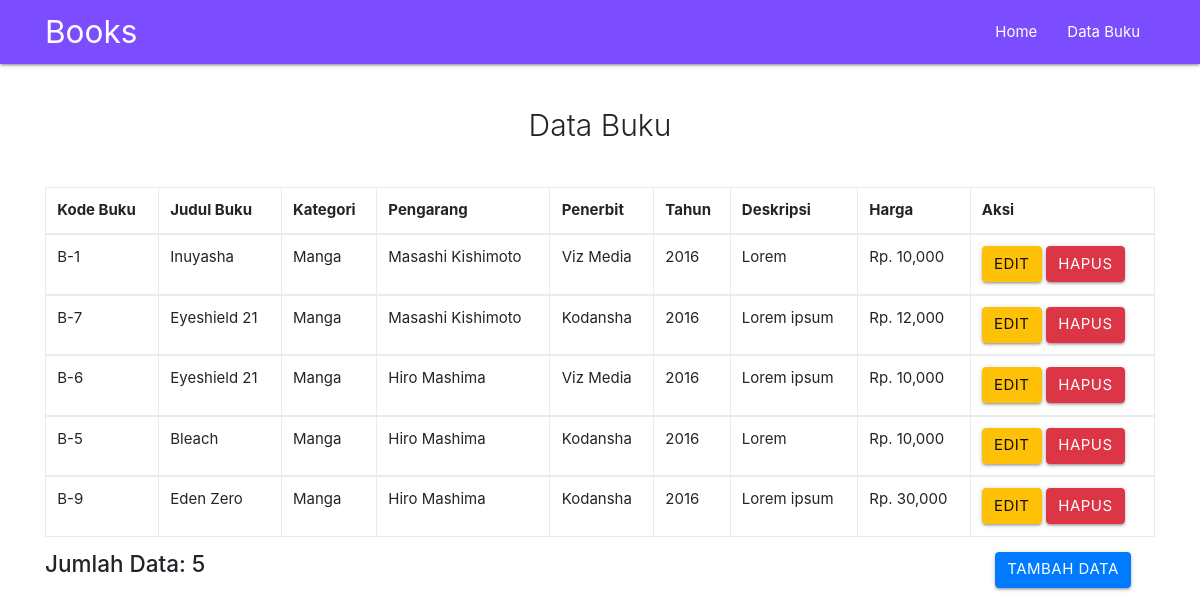
Page /master/content/index.php on the committed database.
### tables this page shows
CREATE TABLE IF NOT EXISTS `penerbit` (
  `kode_penerbit` int(10) NOT NULL AUTO_INCREMENT,
  `nama_penerbit` varchar(30) NOT NULL,
  `kota_penerbit` varchar(10) NOT NULL,
  PRIMARY KEY (`kode_penerbit`)
);

CREATE TABLE IF NOT EXISTS `master_buku` (
  `kode_buku` int(10) NOT NULL AUTO_INCREMENT,
  `judul_buku` varchar(30) NOT NULL,
  `kategori` int(10) NOT NULL,
  `pengarang` int(10) NOT NULL,
  `penerbit` int(10) NOT NULL,
  `tahun` varchar(4) NOT NULL,
  `deskripsi` text NOT NULL,
  `harga` int(11) NOT NULL,
  PRIMARY KEY (`kode_buku`),
  KEY `kategori` (`kategori`,`pengarang`,`penerbit`)
);

CREATE TABLE IF NOT EXISTS `kategori` (
  `kode_kategori` int(10) NOT NULL AUTO_INCREMENT,
  `nama_kategori` varchar(20) NOT NULL,
  PRIMARY KEY (`kode_kategori`)
);

CREATE TABLE IF NOT EXISTS `pengarang` (
  `kode_pengarang` int(10) NOT NULL AUTO_INCREMENT,
  `nama_pengarang` varchar(30) NOT NULL,
  PRIMARY KEY (`kode_pengarang`)
);

### functions.php (called while the page is built, shortened)
<?php
require 'koneksi.php';
function query($query)
{
  global $conn;
  $result = mysqli_query($conn, $query);
  $rows = [];
  while ($row = mysqli_fetch_assoc($result)) {
    $rows[] = $row;
  }
  return $rows;
}

### master/content/index.php (the view, shortened to what this page needs)
<?php
include "../layout/header.php";
require '../../functions.php';
$buku = query("SELECT master_buku.kode_buku as kode_buku, master_buku.judul_buku as judul_buku, master_buku.kategori as kategori, master_buku.pengarang as pengarang, master_buku.penerbit as penerbit, master_buku.tahun as tahun, master_buku.deskripsi as deskripsi, master_buku.harga as harga, kategori.nama_kategori as nama_kategori, pengarang.nama_pengarang as nama_pengarang, penerbit.nama_penerbit as nama_penerbit
FROM penerbit INNER JOIN(pengarang INNER JOIN(kategori INNER JOIN master_buku
ON kategori.kode_kategori = master_buku.kategori)
ON pengarang.kode_pengarang = master_buku.pengarang)
ON penerbit.kode_penerbit = master_buku.penerbit");
$total = count(query("SELECT * FROM master_buku"));
?>
<div class="container my-5">
  <h2 class="light mb-5 center">Data Buku</h2>
  <table class="table table-bordered">
    <thead>
      <tr>
        <th>Kode Buku</th>
        <th>Judul Buku</th>
        <th>Kategori</th>
        <th>Pengarang</th>
        <th>Penerbit</th>
        <th>Tahun</th>
        <th>Deskripsi</th>
        <th>Harga</th>
        <th>Aksi</th>
      </tr>
    </thead>
    <?php if ($total > 0) : ?>
      <?php foreach ($buku as $row) : ?>
        <tbody>
          <tr>
            <td>B-<?= $row['kode_buku']; ?></td>
            <td><?= $row['judul_buku']; ?></td>
            <td><?= $row['nama_kategori']; ?></td>
            <td><?= $row['nama_pengarang']; ?></td>
            <td><?= $row['nama_penerbit']; ?></td>
            <td><?= $row['tahun']; ?></td>
            <td><?= $row['deskripsi']; ?></td>
            <td>Rp. <?= number_format($row['harga']); ?></td>
            <td>
              <a href="edit.php?kode_buku=<?= $row['kode_buku']; ?>" class="btn btn-warning">Edit</a>
              <a href="hapus.php?id=<?= $row['kode_buku']; ?>" class="btn btn-danger">Hapus</a>
            </td>
          </tr>
        </tbody>
      <?php endforeach; ?>
    <?php endif; ?>
  </table>
  <div class="row">
    <div class="col-10">
      <h4>Jumlah Data: <?= $total; ?></h4>
    </div>
    <div class="col-2">
      <a class="btn btn-primary" href="add.php" role="button">Tambah Data</a>
    </div>
  </div>
</div>
<?php
include "../layout/footer.php";
?>

### master/layout/header.php (shortened to what this page needs)
<!doctype html>
<html lang="en">
<head>
  <link rel="stylesheet" href="https://cdnjs.cloudflare.com/ajax/libs/materialize/1.0.0/css/materialize.min.css">
  <link rel="stylesheet" href="../../Assets/css/bootstrap.min.css">
</head>
<body>
  <div class="navbar-fixed">
          <nav class="deep-purple accent-2">
            <div class="container">
              <div class="nav-wrapper">
                <a href="\book\index.php" class="brand-logo">Books</a>
                <ul class="right hide-on-med-and-down">
                  <li><a href="\book\index.php">Home</a></li>
                  <li><a href="master/content/index.php">Data Buku</a></li>
                </ul>
              </div>
            </div>
          </nav>
        </div>
</body>

### master/layout/footer.php (shortened to what this page needs)
</body>
</html>

### rows in the picture
penerbit: master_buku.kode_buku "1", master_buku.judul_buku "Inuyasha", kategori.nama_kategori "Manga", pengarang.nama_pengarang "Masashi Kishimoto", nama_penerbit "Viz Media", master_buku.tahun "2016", master_buku.deskripsi "Lorem", master_buku.harga "10,000", master_buku.kode_buku "6", master_buku.judul_buku "Eyeshield 21", pengarang.nama_pengarang "Hiro Mashima", master_buku.deskripsi "Lorem ipsum"
penerbit: master_buku.kode_buku "7", master_buku.judul_buku "Eyeshield 21", kategori.nama_kategori "Manga", pengarang.nama_pengarang "Masashi Kishimoto", nama_penerbit "Kodansha", master_buku.tahun "2016", master_buku.deskripsi "Lorem ipsum", master_buku.harga "12,000", master_buku.kode_buku "5", master_buku.judul_buku "Bleach", pengarang.nama_pengarang "Hiro Mashima", master_buku.deskripsi "Lorem", master_buku.harga "10,000", master_buku.kode_buku "9", master_buku.judul_buku "Eden Zero", master_buku.harga "30,000"

### other values in the picture
$total "5"
